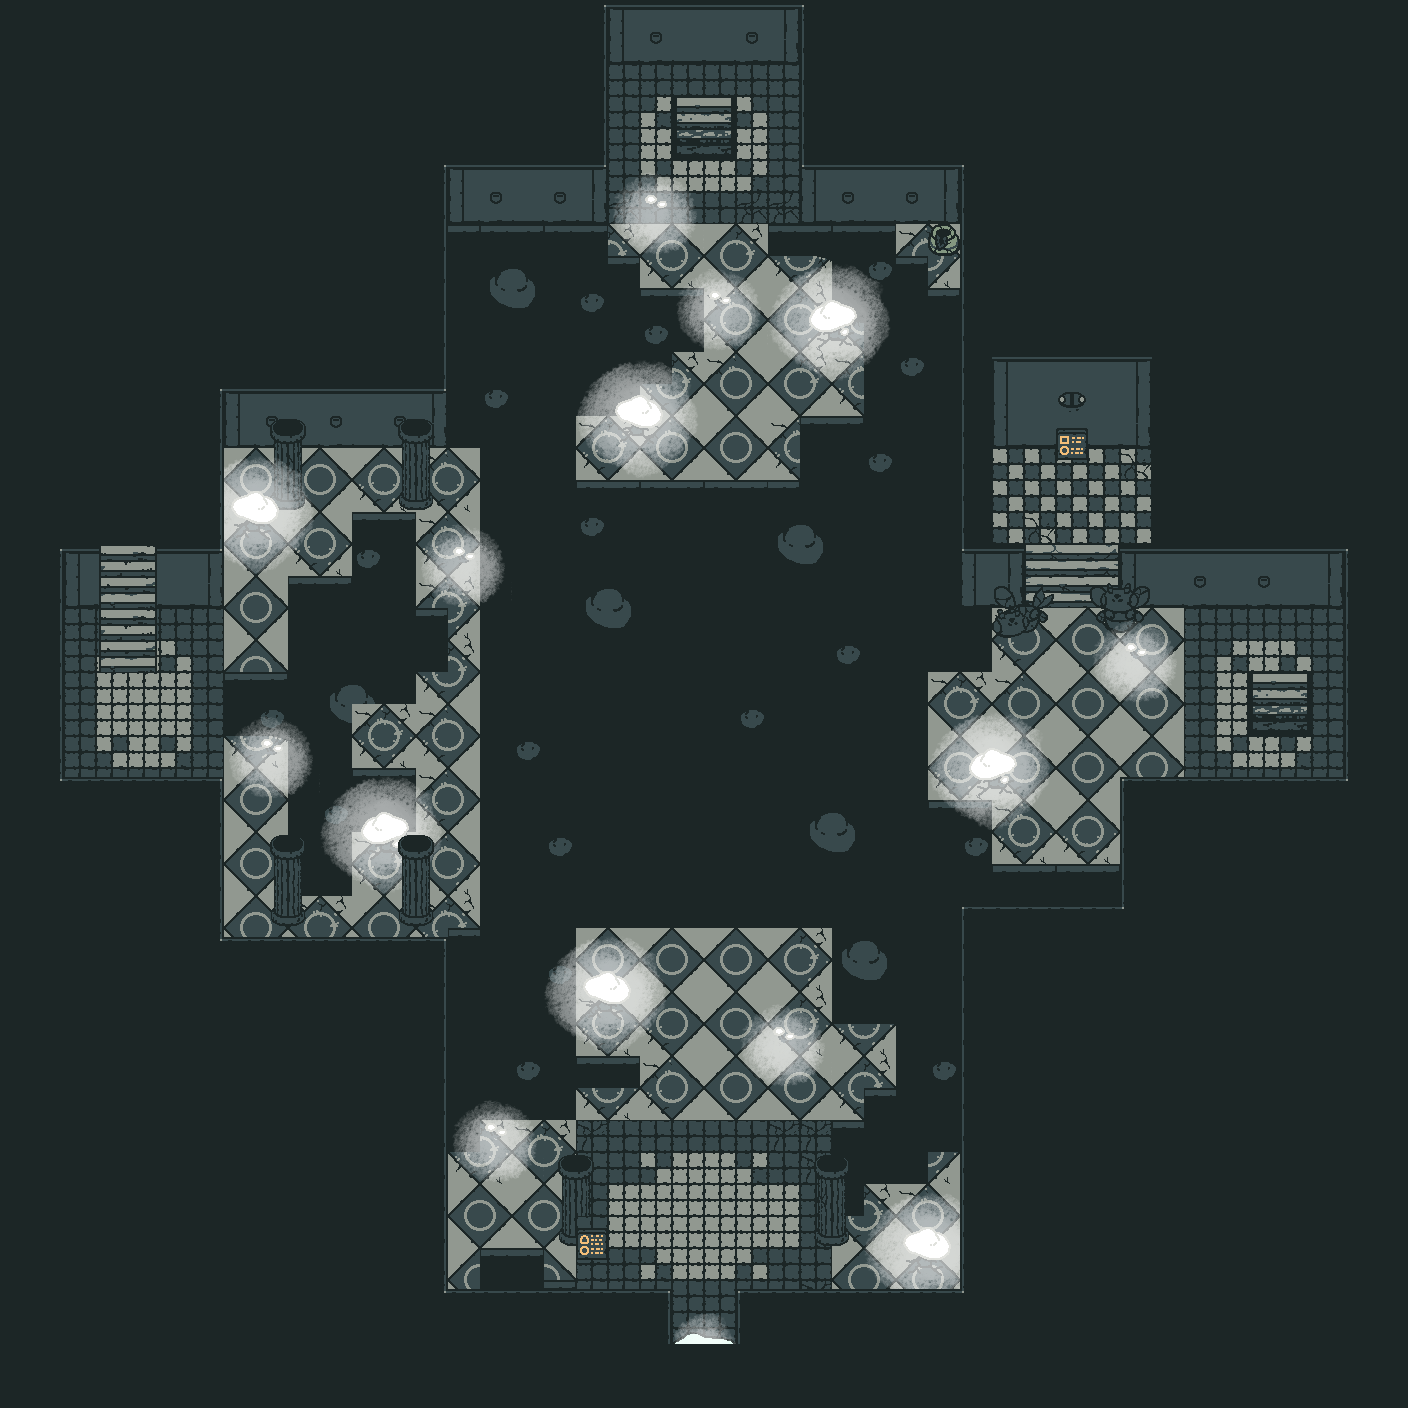

This game map was drawn from its Tiled (.tmx) file and the tilesets committed beside it. A one-line description and the trimmed map source follow:
An orthogonal 44x44 tile map with 32x32 px tiles, 5 tile layers (FLOOR, MIDDLE, ABOVE, LIGHT, ...), 3 tilesets and 96 objects (5x switch, 3x mote, 2x text_old, stairB, stairA, ...).

<map version="1.2" tiledversion="1.2.3" orientation="orthogonal" renderorder="right-down" width="44" height="44" tilewidth="32" tileheight="32" infinite="0" nextlayerid="42" nextobjectid="434">
 <tileset firstgid="1" source="tilesets/objects.tsx" />
 <tileset firstgid="9" source="tilesets/light.tsx" />
 <tileset firstgid="81" source="tilesets/dungeon.tsx" />
 <layer id="37" name="FLOOR" width="44" height="44">
  <data>[1936 cells, 1936 non-empty, 46 distinct tile ids]</data>
 </layer>
 <layer id="38" name="MIDDLE" width="44" height="44">
  <data>[1936 cells, 51 non-empty, 21 distinct tile ids]</data>
 </layer>
 <layer id="39" name="ABOVE" width="44" height="44">
  <data>[1936 cells, 111 non-empty, 23 distinct tile ids]</data>
 </layer>
 <layer id="40" name="LIGHT" width="44" height="44" opacity="0.63">
  <data>[1936 cells, 173 non-empty, 27 distinct tile ids]</data>
 </layer>
 <layer id="41" name="OVERHEAD" width="44" height="44">
  <data>[1936 cells, 90 non-empty, 15 distinct tile ids]</data>
 </layer>
 <objectgroup color="#5500ff" id="5" name="SLOPES">
  <object id="357" x="1024" y="544" width="96" height="64" />
  <object id="364" x="96" y="544" width="64" height="128" />
  <object id="373" x="672" y="96" width="64" height="64" />
  <object id="377" x="1248" y="672" width="64" height="64" />
 </objectgroup>
 <objectgroup color="#32e3c6" id="6" name="TERRAIN" visible="0" />
 <objectgroup color="#25f371" id="7" name="COLLISION" opacity="0.5">
  <object id="328" x="448" y="416" width="32" height="32" />
  <object id="329" x="800" y="416" width="160" height="64" />
  <object id="332" x="64" y="800" width="160" height="160" />
  <object id="333" x="224" y="960" width="224" height="448" />
  <object id="335" x="448" y="1312" width="224" height="96" />
  <object id="336" x="736" y="1312" width="448" height="96" />
  <object id="339" x="960" y="960" width="224" height="352" />
  <object id="340" x="1120" y="800" width="224" height="160" />
  <object id="341" x="1344" y="608" width="64" height="192" />
  <object id="342" x="1152" y="448" width="192" height="160" />
  <object id="343" x="960" y="224" width="224" height="224" />
  <object id="344" x="800" y="64" width="160" height="160" />
  <object id="345" x="608" y="0" width="192" height="64" />
  <object id="346" x="448" y="64" width="160" height="160" />
  <object id="347" x="224" y="224" width="224" height="224" />
  <object id="348" x="64" y="448" width="160" height="160" />
  <object id="349" x="0" y="608" width="64" height="192" />
  <object id="352" x="960" y="448" width="32" height="160" />
  <object id="353" x="992" y="544" width="32" height="64" />
  <object id="355" x="1120" y="544" width="32" height="64" />
  <object id="362" x="88" y="552" width="8" height="120" />
  <object id="363" x="160" y="552" width="8" height="120" />
  <object id="369" x="664" y="96" width="8" height="72" />
  <object id="370" x="672" y="160" width="64" height="8" />
  <object id="371" x="736" y="96" width="8" height="72" />
  <object id="374" x="1240" y="672" width="8" height="72" />
  <object id="375" x="1248" y="736" width="64" height="8" />
  <object id="376" x="1312" y="672" width="8" height="72" />
  <object id="378" x="928" y="608" width="64" height="64" />
  <object id="379" x="928" y="800" width="64" height="224" />
  <object id="380" x="992" y="864" width="128" height="96" />
  <object id="381" x="992" y="600" width="56" height="32" />
  <object id="382" x="1096" y="600" width="56" height="32" />
  <object id="383" x="992" y="608" width="32" height="32" />
  <object id="385" x="480" y="1248" width="64" height="64" />
  <object id="386" x="544" y="1280" width="32" height="32" />
  <object id="387" x="512" y="928" width="64" height="192" />
  <object id="388" x="576" y="1056" width="64" height="32" />
  <object id="389" x="480" y="928" width="32" height="192" />
  <object id="390" x="448" y="928" width="32" height="224" />
  <object id="391" x="832" y="928" width="96" height="96" />
  <object id="392" x="896" y="1024" width="64" height="128" />
  <object id="393" x="864" y="1088" width="32" height="96" />
  <object id="394" x="896" y="1152" width="32" height="32" />
  <object id="395" x="832" y="1120" width="32" height="96" />
  <object id="396" x="864" y="320" width="96" height="96" />
  <object id="397" x="832" y="224" width="64" height="96" />
  <object id="398" x="768" y="224" width="64" height="32" />
  <object id="399" x="448" y="224" width="160" height="192" />
  <object id="400" x="608" y="256" width="32" height="160" />
  <object id="401" x="480" y="416" width="96" height="64" />
  <object id="402" x="640" y="288" width="32" height="96" />
  <object id="403" x="672" y="288" width="32" height="64" />
  <object id="405" x="560" y="1216" width="32" height="32" />
  <object id="406" x="816" y="1216" width="32" height="32" />
  <object id="407" x="224" y="672" width="64" height="64" />
  <object id="408" x="288" y="576" width="64" height="320" />
  <object id="409" x="352" y="512" width="64" height="192" />
  <object id="410" x="416" y="608" width="32" height="64" />
  <object id="412" x="272" y="480" width="32" height="32" />
  <object id="413" x="400" y="480" width="32" height="32" />
  <object id="414" x="400" y="896" width="32" height="32" />
  <object id="415" x="272" y="896" width="32" height="32" />
  <object id="416" x="616" y="416" width="48" height="24" />
  <object id="417" x="808" y="320" width="48" height="24" />
  <object id="418" x="968" y="768" width="48" height="32" />
  <object id="419" x="584" y="984" width="48" height="32" />
  <object id="420" x="904" y="1240" width="48" height="32" />
  <object id="421" x="360" y="832" width="48" height="24" />
  <object id="422" x="232" y="512" width="48" height="24" />
  <object id="424" x="1056" y="448" width="32" height="8" />
  <object id="425" x="352" y="768" width="64" height="64" />
  <object id="432" x="576" y="1224" width="32" height="40" />
 </objectgroup>
 <objectgroup id="8" name="ENTITIES" opacity="0.64">
  <object id="323" name="stairB" gid="6" x="672" y="160" width="64" height="24">
   <properties>
    <property name="DEST" value="DUNGEON_F1,29.5,5" />
    <property name="TYPE" value="PORTAL" />
   </properties>
  </object>
  <object id="324" name="stairA" gid="6" x="1248" y="736" width="64" height="16">
   <properties>
    <property name="DEST" value="DUNGEON_F1,53.5,23" />
    <property name="TYPE" value="PORTAL" />
   </properties>
  </object>
  <object id="325" name="mountain" gid="6" x="672" y="1408" width="64" height="56">
   <properties>
    <property name="DEST" value="MOUNTAIN,40.5,78.75" />
    <property name="TYPE" value="PORTAL" />
   </properties>
  </object>
  <object id="326" name="stairC" gid="6" x="96" y="616" width="64" height="56">
   <properties>
    <property name="DEST" value="DUNGEON_F3,4.5,11" />
    <property name="TYPE" value="PORTAL" />
   </properties>
  </object>
  <object id="327" name="dungeon" gid="3" x="480" y="928" width="24" height="24">
   <properties>
    <property name="TYPE" value="DUNGEON" />
   </properties>
  </object>
  <object id="350" name="switch" gid="8" x="688" y="1224" width="32" height="24">
   <properties>
    <property name="ID" value="MIDDLE" />
    <property name="TYPE" value="SWITCH" />
   </properties>
  </object>
  <object id="360" name="text_old" gid="1" x="1056" y="456" width="32" height="32">
   <properties>
    <property name="TEXT" value="ABOVE HIDES A PATH LEADING TO THE MOUNTAIN FACE." />
    <property name="TYPE" value="DESC_OLD" />
   </properties>
  </object>
  <object id="361" name="howl audio" gid="5" x="688" y="1744" width="32" height="32">
   <properties>
    <property name="AUDIO" value="howl" />
    <property name="ID" value="HOWL" />
    <property name="TYPE" value="AUDIO" />
   </properties>
  </object>
  </objectgroup>
</map>
<!-- 11 of 96 objects omitted -->
